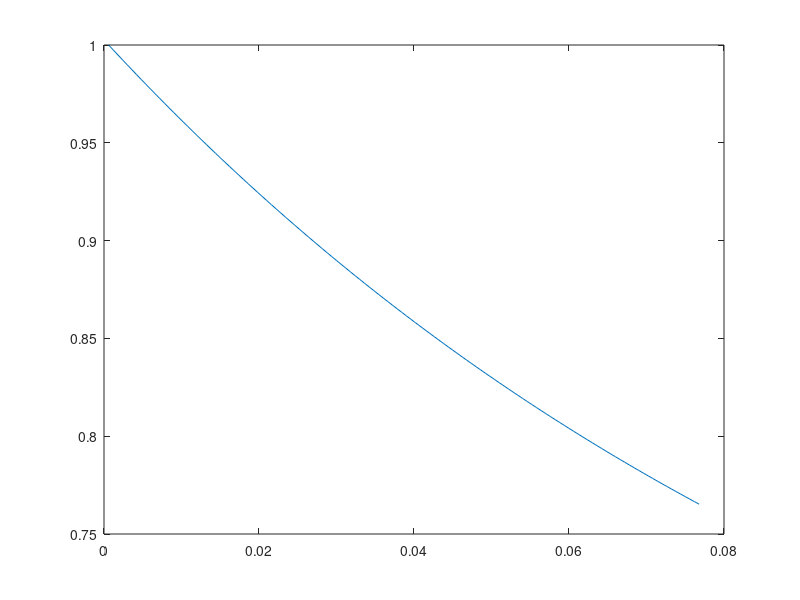

The MATLAB source for this figure:
clear
clc
close all

%%

T2_L = 110; %ms, T2 for the ligand only (Nap or Ibu)
T2_B1 = 5; %ms, T2 for the longer relaxation time for BSA
T2_B2 = 0.8; %ms, T2 for the shorter relaxation time for BSA
f_L = 1; %fraction of the signal produced by the ligand. (This will be the 0, 0.1, 0.3, etc...)

KD1 = 3.27e-8; %M, KD for the first binding site
KD2 = 5e-5; %M, KD for the second binding site
k_on = 1e7; %s-1, the difusion-limited association of ligand with the host. Probably between 1e7 and 1e10 s-1.

tE = 600e-6; %s, echo time
nE = 128; %number of echoes
%%
R = diag(1000./[T2_L,T2_B1]); %relaxation rate matrix
M0 = ([ f_L; 1-f_L]); %initial magnetization (really, initial signal from each component)


% K = [KD1*k_on,     -k_on;
%      -KD1*k_on,     k_on];

K = [1000*(1-f_L)/f_L, -1000; %exchange matrix, need to be sure to balance magnetization
     -1000*(1-f_L)/f_L, 1000];

% this part determines the eigenvals, eigenvectors, and rotation matrices
% for the R+K matrix
RK = R + K; 
[Q,D] = eig(RK);
RK_arg = -Q\RK*Q;

%%
echoVec = linspace(tE, nE*tE, nE); %make vector for time axis of echoes
s = zeros(length(M0),length(echoVec)); %holder for signal


    for ii = 1:length(echoVec)
        s(:,ii) = Q*exp(RK_arg*echoVec(ii))/Q*(M0)+M0; %main calculation
    end

sSum = sum(s,1);
sSum = sSum./sSum(1);
plot(echoVec,sSum)
